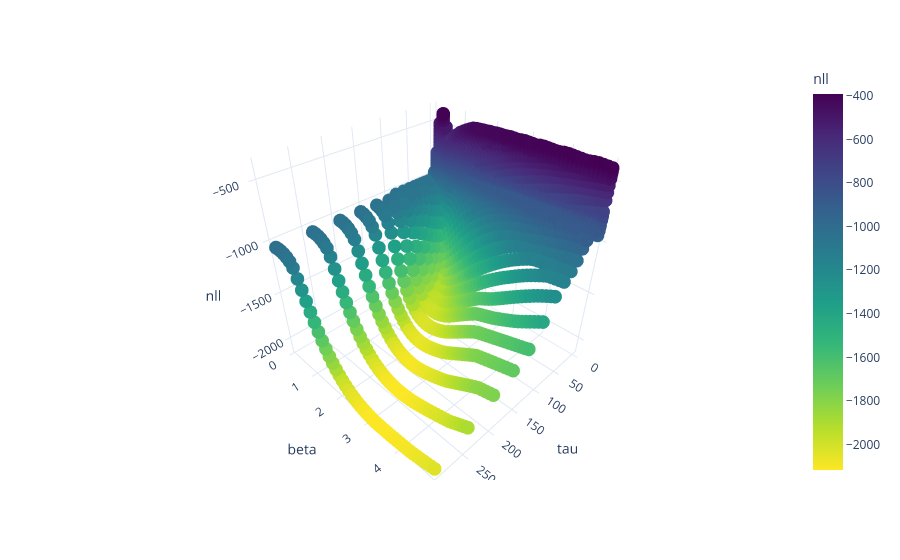

Write notebook code for a chart like this one.
### Code cell
ticker = "PFE"
calibration_result = pl.read_csv(
    Path.home()
    / f"dev_cpp/qr/data/results/{ticker}/impact_calibration/calibration_results.csv"
)
fig = px.scatter_3d(
    calibration_result.to_pandas(),
    x="tau",
    y="beta",
    z="nll",
    color="nll",
    color_continuous_scale="Viridis_r",
)
fig.update_layout(template="plotly_white")
fig.show()

### Figure 1 — Plotly figure (JSON) as saved in the notebook; plotly's stock layout.template omitted (floating-point values rounded to 4 significant figures; data arrays with more than 128 entries replaced by an {"elided": "..."} marker saying what was removed)
{"data": [{"hovertemplate": "tau=%{x}<br>beta=%{y}<br>nll=%{marker.color}<extra></extra>", "legendgroup": "", "marker": {"color": {"elided": "2500 float values"}, "coloraxis": "coloraxis", "symbol": "circle"}, "mode": "markers", "name": "", "scene": "scene", "showlegend": false, "type": "scatter3d", "x": {"elided": "2500 float values"}, "y": {"elided": "2500 float values"}, "z": {"elided": "2500 float values"}}], "layout": {"coloraxis": {"colorbar": {"title": {"text": "nll"}}, "colorscale": [[0, "#fde725"], [0.1111, "#b5de2b"], [0.2222, "#6ece58"], [0.3333, "#35b779"], [0.4444, "#1f9e89"], [0.5556, "#26828e"], [0.6667, "#31688e"], [0.7778, "#3e4989"], [0.8889, "#482878"], [1, "#440154"]]}, "legend": {"tracegroupgap": 0}, "margin": {"t": 60}, "scene": {"domain": {"x": [0, 1], "y": [0, 1]}, "xaxis": {"title": {"text": "tau"}}, "yaxis": {"title": {"text": "beta"}}, "zaxis": {"title": {"text": "nll"}}}}}
